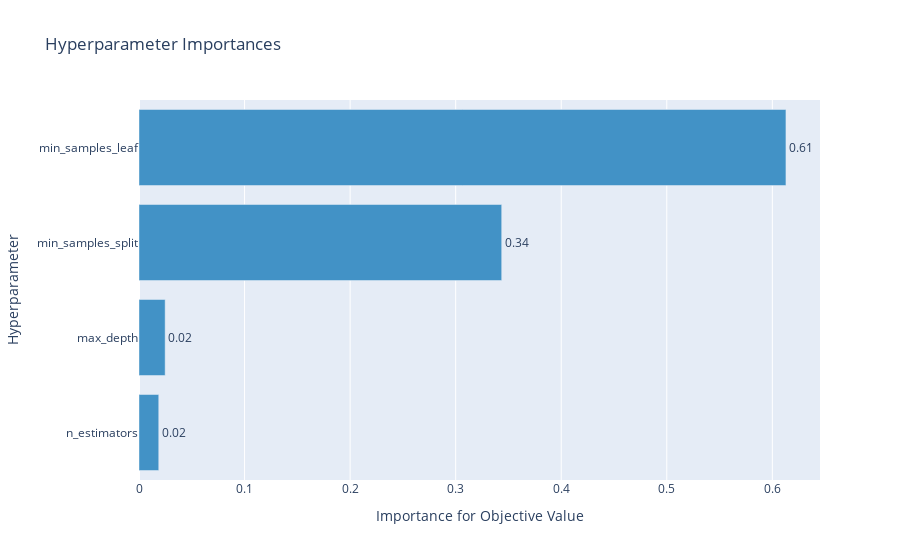

This figure's notebook cell:
### Code cell
# Plot hyperparameter importance
optuna.visualization.plot_param_importances(study)

### Figure 1 — Plotly figure (JSON) as saved in the notebook; plotly's stock layout.template omitted (floating-point values rounded to 4 significant figures)
{"data": [{"cliponaxis": false, "hovertemplate": ["n_estimators (IntUniformDistribution): 0.01871116136959461<extra></extra>", "max_depth (IntUniformDistribution): 0.024785947988474548<extra></extra>", "min_samples_split (IntUniformDistribution): 0.34360474826661874<extra></extra>", "min_samples_leaf (IntUniformDistribution): 0.6128981423753123<extra></extra>"], "marker": {"color": "rgb(66,146,198)"}, "orientation": "h", "text": ["0.01871116136959461", "0.024785947988474548", "0.34360474826661874", "0.6128981423753123"], "textposition": "outside", "texttemplate": "%{text:.2f}", "type": "bar", "x": [0.01871, 0.02479, 0.3436, 0.6129], "y": ["n_estimators", "max_depth", "min_samples_split", "min_samples_leaf"]}], "layout": {"showlegend": false, "title": {"text": "Hyperparameter Importances"}, "xaxis": {"title": {"text": "Importance for Objective Value"}}, "yaxis": {"title": {"text": "Hyperparameter"}}}}
